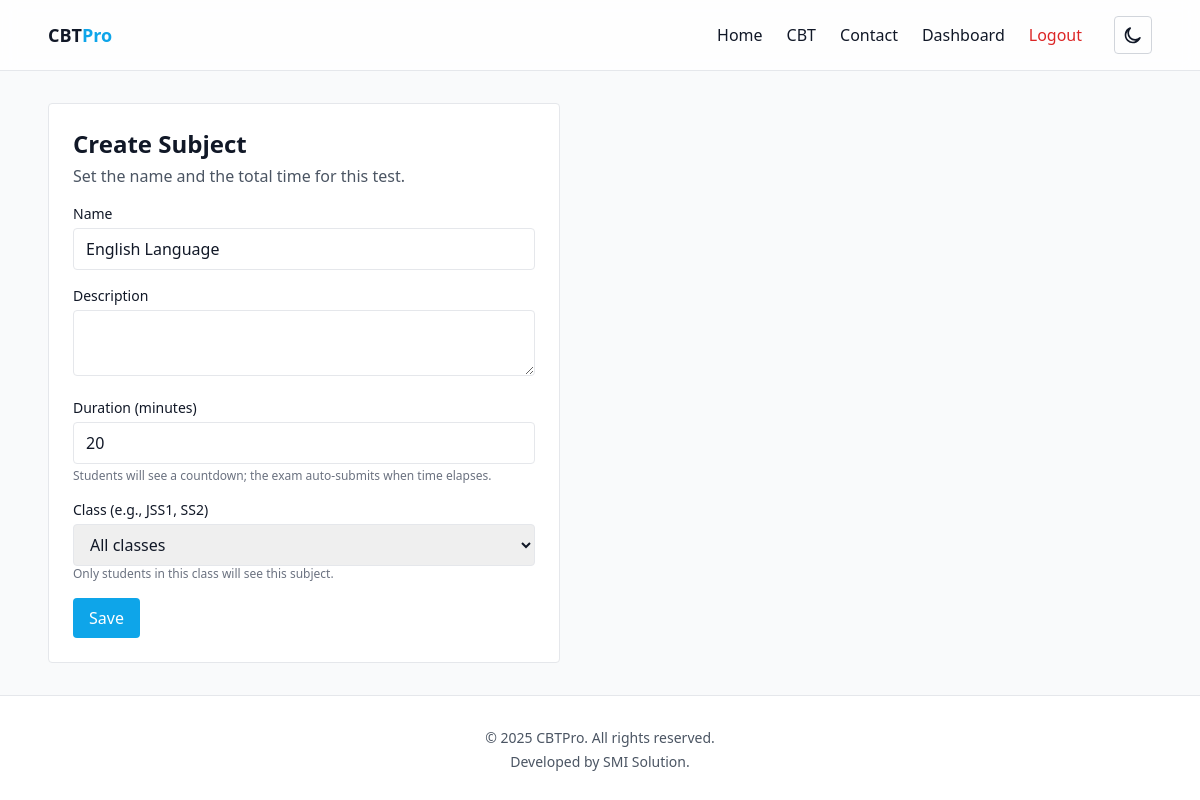
Screenshot of /teacher/subjects/1/edit (signed in) with the database file from the repository.
### app/models.py (models this page shows)
class Subject(db.Model):
    id = db.Column(db.Integer, primary_key=True)
    name = db.Column(db.String(120), nullable=False)
    description = db.Column(db.Text)
    duration_minutes = db.Column(db.Integer, nullable=False, default=30)
    class_name = db.Column(db.String(64))  # Class this subject applies to
    teacher_id = db.Column(db.Integer, db.ForeignKey("user.id"), nullable=False)
    created_at = db.Column(db.DateTime, default=datetime.utcnow)
    questions = db.relationship("Question", backref="subject", cascade="all,delete-orphan", lazy=True)

### app/teacher.py (the view, shortened to what this page needs)
@teacher_bp.route("/subjects/<int:subject_id>/edit", methods=["GET", "POST"])
@login_required
def edit_subject(subject_id):
    subject = Subject.query.get_or_404(subject_id)
    if subject.teacher_id != current_user.id:
        flash("Not authorized", "error")
        return redirect(url_for("teacher.index"))
    form = SubjectForm(obj=subject)
    return render_template("teacher/subject_form.html", form=form)

### app/forms.py
class SubjectForm(FlaskForm):
    name = StringField("Subject Name", validators=[DataRequired(), Length(min=2, max=120)])
    description = TextAreaField("Description")
    duration_minutes = IntegerField("Duration (minutes)", validators=[DataRequired(), NumberRange(min=5, max=300)])
    class_name = SelectField("Class", choices=ALL_CLASS_CHOICES, validators=[Optional()])
    submit = SubmitField("Save Subject")

### app/models.py (called while the page is built)
@login_manager.user_loader
def load_user(user_id):
    return User.query.get(int(user_id))

    def is_teacher(self) -> bool:
        return self.role == UserRole.TEACHER.value

### app/teacher.py (called while the page is built)
def teacher_required():
    return current_user.is_authenticated and current_user.is_teacher()

@teacher_bp.before_request
def guard_teacher():
    allowed = {"teacher.index"}
    if request.endpoint and request.endpoint.split(":")[-1] in allowed:
        return None
    if not teacher_required():
        flash("Teacher access required", "error")
        return redirect(url_for("main.dashboard"))

### app/templates/teacher/subject_form.html (shortened to what this page needs)
{% extends 'base.html' %}
{% block content %}
<div class="max-w-lg bg-white p-6 rounded border">
	<h1 class="text-2xl font-semibold mb-1">Create Subject</h1>
	<p class="text-gray-600 mb-4">Set the name and the total time for this test.</p>
	<form method="post">
		<div class="space-y-4">
			<div>
				<label class="block text-sm mb-1">Name</label>
				{{ form.name(class_='w-full border rounded px-3 py-2') }}
			</div>
			<div>
				<label class="block text-sm mb-1">Description</label>
				{{ form.description(class_='w-full border rounded px-3 py-2') }}
			</div>
			<div>
				<label class="block text-sm mb-1">Duration (minutes)</label>
				{{ form.duration_minutes(class_='w-full border rounded px-3 py-2') }}
				<p class="text-xs text-gray-500 mt-1">Students will see a countdown; the exam auto‑submits when time elapses.</p>
			</div>
			<div>
				<label class="block text-sm mb-1">Class (e.g., JSS1, SS2)</label>
				{{ form.class_name(class_='w-full border rounded px-3 py-2') }}
				<p class="text-xs text-gray-500">Only students in this class will see this subject.</p>
			</div>
			<button class="bg-brand text-white px-4 py-2 rounded">Save</button>
		</div>
	</form>
</div>
{% endblock %}

### rows the page displays
Subject: name "English Language", duration_minutes "20", class_name "All classes"

### other values shown
{{ 2025 }} "2025"
